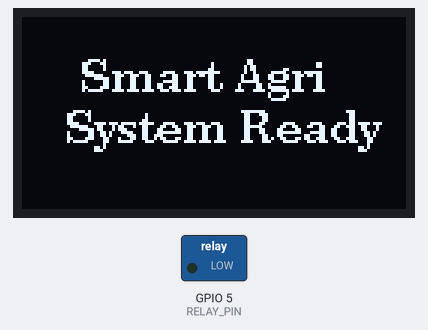
Bench run of a sketch on a simulated ESP32. Parts: 128×64 one-colour display, switched loads named in the sketch (green lamp = pin HIGH). WiFi joins after 1.5 s; servers stay silent unless stated; what the sketch prints to the serial monitor is not drawn.

Above: at 0.1 s.
At 3.6 s:
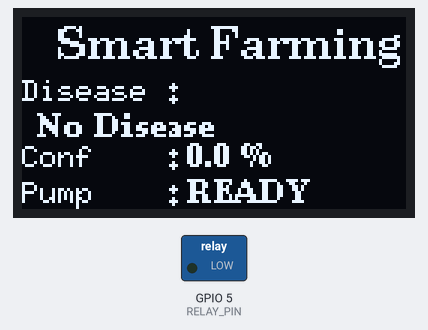

The sketch:

sketch_may6a.ino
```cpp
#include <Arduino.h>
#include <U8g2lib.h>
#include <Wire.h>
#include <WiFi.h>
#include <WebServer.h>
#include <ArduinoJson.h>

// =========================
// U8g2 OLED (Your pins: SDA=21, SCL=22)
// =========================
U8G2_SSD1306_128X64_NONAME_1_HW_I2C u8g2(U8G2_R0, /* reset=*/ U8X8_PIN_NONE, /* scl=*/ 22, /* sda=*/ 21);

// =========================
// Pins & Variables
// =========================
#define RELAY_PIN  5

String currentDisease = "No Disease";
float currentConfidence = 0.0;
String pumpStatus = "READY";

const char* ssid = "WIFI NAME";
const char* password = "WIFI PASSWORD";

WebServer server(80);

// =========================
// Handle Trigger from Python CNN
// =========================
void handleTrigger() {
  if (server.hasArg("plain")) {
    StaticJsonDocument<300> doc;
    DeserializationError error = deserializeJson(doc, server.arg("plain"));

    if (!error) {
      currentDisease = doc["disease"].as<String>();
      currentConfidence = doc["confidence"];

      pumpStatus = "READY";  // Reset before spraying

      updateOLED();

      // Auto spray if high confidence
      if (currentConfidence > 80) {
        sprayPesticide();
      }
    }
  }
  server.send(200, "text/plain", "OK");
}

// =========================
// Spray Pesticide Function
// =========================
void sprayPesticide() {
  pumpStatus = "SPRAYING...";
  updateOLED();

  digitalWrite(RELAY_PIN, HIGH);   // Pump ON
  delay(5000);                     // Adjust spray time (5-10 seconds)
  digitalWrite(RELAY_PIN, LOW);
  delay(5000);     // Pump OFF

  pumpStatus = "SPRAYED";
  updateOLED();

  delay(2500);                     // Show "SPRAYED" for 2.5 sec
  pumpStatus = "READY";
  updateOLED();
}

// =========================
// Update OLED Display
// =========================
void updateOLED() {
  u8g2.firstPage();
  do {
    // === Title ===
    u8g2.setFont(u8g2_font_ncenB10_tr);
    u8g2.drawStr(12, 14, "Smart Farming");

    // === Disease Name ===
    u8g2.setFont(u8g2_font_6x10_tf);
    u8g2.drawStr(0, 28, "Disease :");

    u8g2.setFont(u8g2_font_ncenB08_tr);
    String dispDisease = currentDisease;
    if (dispDisease.length() > 18) {
      dispDisease = dispDisease.substring(0, 15) + "...";
    }
    u8g2.drawStr(5, 40, dispDisease.c_str());

    // === Confidence Level ===
    u8g2.setFont(u8g2_font_6x10_tf);
    u8g2.drawStr(0, 50, "Conf    :");

    char confStr[12];
    sprintf(confStr, "%.1f %%", currentConfidence);
    u8g2.setFont(u8g2_font_ncenB08_tr);
    u8g2.drawStr(55, 50, confStr);

    // === Pump Status ===
    u8g2.setFont(u8g2_font_6x10_tf);
    u8g2.drawStr(0, 62, "Pump    :");

    u8g2.setFont(u8g2_font_ncenB08_tr);

    if (pumpStatus == "SPRAYING...") {
      u8g2.setDrawColor(1);
      u8g2.drawStr(55, 62, "SPRAYING");
    }
    else if (pumpStatus == "SPRAYED") {
      u8g2.drawStr(55, 62, "SPRAYED");
    }
    else {
      u8g2.drawStr(55, 62, "READY");
    }

  } while (u8g2.nextPage());
}

// =========================
// Setup
// =========================
void setup() {
  Serial.begin(115200);
  pinMode(RELAY_PIN, OUTPUT);
  digitalWrite(RELAY_PIN, LOW);

  u8g2.begin();

  // Welcome Screen
  u8g2.firstPage();
  do {
    u8g2.setFont(u8g2_font_ncenB10_tr);
    u8g2.drawStr(20, 25, "Smart Agri");
    u8g2.drawStr(15, 42, "System Ready");
  } while (u8g2.nextPage());

  delay(2000);

  // WiFi Connection
  WiFi.begin(ssid, password);
  Serial.print("Connecting to WiFi");
  while (WiFi.status() != WL_CONNECTED) {
    delay(500);
    Serial.print(".");
  }
  Serial.println("\nWiFi Connected!");
  Serial.print("ESP32 IP Address: ");
  Serial.println(WiFi.localIP());

  // Start Server
  server.on("/trigger", HTTP_POST, handleTrigger);
  server.begin();
  Serial.println("✅ HTTP Server Ready - Waiting for CNN trigger");

  // Initial OLED
  updateOLED();
}

// =========================
// Loop
// =========================
void loop() {
  server.handleClient();
  delay(10);
}
```
